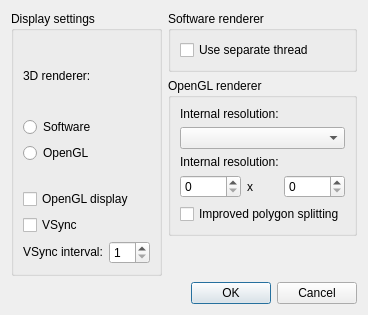
<?xml version="1.0" encoding="UTF-8"?>
<ui version="4.0">
 <class>VideoSettingsDialog</class>
 <widget class="QDialog" name="VideoSettingsDialog">
  <property name="geometry">
   <rect>
    <x>0</x>
    <y>0</y>
    <width>482</width>
    <height>244</height>
   </rect>
  </property>
  <property name="sizePolicy">
   <sizepolicy hsizetype="Fixed" vsizetype="Fixed">
    <horstretch>0</horstretch>
    <verstretch>0</verstretch>
   </sizepolicy>
  </property>
  <property name="windowTitle">
   <string>Video settings - melonDS</string>
  </property>
  <layout class="QGridLayout" name="gridLayout">
   <property name="sizeConstraint">
    <enum>QLayout::SetFixedSize</enum>
   </property>
   <item row="1" column="1">
    <widget class="QGroupBox" name="groupBox_3">
     <property name="title">
      <string>OpenGL renderer</string>
     </property>
     <layout class="QGridLayout" name="gridLayout_4">
      <item row="0" column="0">
       <widget class="QLabel" name="label_3">
        <property name="text">
         <string>Internal resolution:</string>
        </property>
       </widget>
      </item>
      <item row="1" column="0">
       <widget class="QComboBox" name="cbxGLResolution">
        <property name="whatsThis">
         <string>&lt;html&gt;&lt;head/&gt;&lt;body&gt;&lt;p&gt;The resolution at which the 3D graphics will be rendered. Higher resolutions improve graphics quality when the main window is enlarged, but may also cause glitches.&lt;/p&gt;&lt;/body&gt;&lt;/html&gt;</string>
        </property>
       </widget>
      </item>
      <item row="2" column="0">
       <widget class="QLabel" name="label_3">
        <property name="text">
         <string>Internal resolution:</string>
        </property>
       </widget>
      </item>
      <item row="3" column="0">
       <layout class="QGridLayout" name="gridLayout_4">
        <item row="0" column="0">
         <widget class="QSpinBox" name="cbxGLResolutionX">
          <property name="maximum">
           <number>99999</number>
          </property>
         </widget>
        </item>
        <item row="0" column="1">
         <widget class="QLabel" name="label_3">
          <property name="text">
           <string>x</string>
          </property>
         </widget>
        </item>
        <item row="0" column="2">
         <widget class="QSpinBox" name="cbxGLResolutionY">
          <property name="maximum">
           <number>99999</number>
          </property>
         </widget>
        </item>
       </layout>
      </item>
      <item row="4" column="0">
       <widget class="QCheckBox" name="cbBetterPolygons">
        <property name="whatsThis">
         <string>&lt;html&gt;&lt;head/&gt;&lt;body&gt;&lt;p&gt;Enabling this may help reduce distortion on quads and more complex polygons, but may also reduce performance.&lt;/p&gt;&lt;/body&gt;&lt;/html&gt;</string>
        </property>
        <property name="text">
         <string>Improved polygon splitting</string>
        </property>
       </widget>
      </item>
     </layout>
    </widget>
   </item>
   <item row="0" column="1">
    <widget class="QGroupBox" name="groupBox_2">
     <property name="title">
      <string>Software renderer</string>
     </property>
     <layout class="QGridLayout" name="gridLayout_3">
      <item row="0" column="0">
       <widget class="QCheckBox" name="cbSoftwareThreaded">
        <property name="whatsThis">
         <string>&lt;html&gt;&lt;head/&gt;&lt;body&gt;&lt;p&gt;Run the software renderer on a separate thread. Yields better performance on multi-core CPUs.&lt;/p&gt;&lt;/body&gt;&lt;/html&gt;</string>
        </property>
        <property name="text">
         <string>Use separate thread</string>
        </property>
       </widget>
      </item>
     </layout>
    </widget>
   </item>
   <item row="4" column="0" colspan="2">
    <widget class="QDialogButtonBox" name="buttonBox">
     <property name="orientation">
      <enum>Qt::Horizontal</enum>
     </property>
     <property name="standardButtons">
      <set>QDialogButtonBox::Cancel|QDialogButtonBox::Ok</set>
     </property>
    </widget>
   </item>
   <item row="2" column="1">
    <spacer name="verticalSpacer_2">
     <property name="orientation">
      <enum>Qt::Vertical</enum>
     </property>
     <property name="sizeHint" stdset="0">
      <size>
       <width>20</width>
       <height>40</height>
      </size>
     </property>
    </spacer>
   </item>
   <item row="0" column="0" rowspan="3">
    <widget class="QGroupBox" name="groupBox">
     <property name="title">
      <string>Display settings</string>
     </property>
     <layout class="QGridLayout" name="gridLayout_2">
      <item row="6" column="0">
       <widget class="QLabel" name="label_2">
        <property name="sizePolicy">
         <sizepolicy hsizetype="Fixed" vsizetype="Fixed">
          <horstretch>0</horstretch>
          <verstretch>0</verstretch>
         </sizepolicy>
        </property>
        <property name="whatsThis">
         <string>&lt;html&gt;&lt;head/&gt;&lt;body&gt;&lt;p&gt;The interval at which to synchronize to the monitor's refresh rate. Set to 1 for a 60Hz monitor, 2 for 120Hz, ...&lt;/p&gt;&lt;/body&gt;&lt;/html&gt;</string>
        </property>
        <property name="text">
         <string>VSync interval:</string>
        </property>
       </widget>
      </item>
      <item row="6" column="1">
       <widget class="QSpinBox" name="sbVSyncInterval">
        <property name="whatsThis">
         <string>&lt;html&gt;&lt;head/&gt;&lt;body&gt;&lt;p&gt;The interval at which to synchronize to the monitor's refresh rate. Set to 1 for a 60Hz monitor, 2 for 120Hz, ...&lt;/p&gt;&lt;/body&gt;&lt;/html&gt;</string>
        </property>
        <property name="minimum">
         <number>1</number>
        </property>
        <property name="maximum">
         <number>20</number>
        </property>
       </widget>
      </item>
      <item row="4" column="0" colspan="2">
       <widget class="QCheckBox" name="cbGLDisplay">
        <property name="whatsThis">
         <string>&lt;html&gt;&lt;head/&gt;&lt;body&gt;&lt;p&gt;Use OpenGL to draw the DS screens to the main window. May result in better frame pacing. Mandatory when using the OpenGL 3D renderer.&lt;/p&gt;&lt;/body&gt;&lt;/html&gt;</string>
        </property>
        <property name="text">
         <string>OpenGL display</string>
        </property>
       </widget>
      </item>
      <item row="5" column="0" colspan="2">
       <widget class="QCheckBox" name="cbVSync">
        <property name="whatsThis">
         <string>&lt;html&gt;&lt;head/&gt;&lt;body&gt;&lt;p&gt;When using OpenGL, synchronize the video output to your monitor's refresh rate.&lt;/p&gt;&lt;/body&gt;&lt;/html&gt;</string>
        </property>
        <property name="text">
         <string>VSync</string>
        </property>
       </widget>
      </item>
      <item row="3" column="0" colspan="2">
       <spacer name="verticalSpacer">
        <property name="orientation">
         <enum>Qt::Vertical</enum>
        </property>
        <property name="sizeType">
         <enum>QSizePolicy::Fixed</enum>
        </property>
        <property name="sizeHint" stdset="0">
         <size>
          <width>20</width>
          <height>20</height>
         </size>
        </property>
       </spacer>
      </item>
      <item row="2" column="0" colspan="2">
       <widget class="QRadioButton" name="rb3DOpenGL">
        <property name="whatsThis">
         <string>&lt;html&gt;&lt;head/&gt;&lt;body&gt;&lt;p&gt;The OpenGL renderer may be faster than software and supports graphical enhancements, but is more prone to glitches.&lt;/p&gt;&lt;/body&gt;&lt;/html&gt;</string>
        </property>
        <property name="text">
         <string>OpenGL</string>
        </property>
       </widget>
      </item>
      <item row="1" column="0" colspan="2">
       <widget class="QRadioButton" name="rb3DSoftware">
        <property name="whatsThis">
         <string>&lt;html&gt;&lt;head/&gt;&lt;body&gt;&lt;p&gt;The software renderer is more accurate and less prone to rendering glitches, but requires more CPU power.&lt;/p&gt;&lt;/body&gt;&lt;/html&gt;</string>
        </property>
        <property name="text">
         <string>Software</string>
        </property>
       </widget>
      </item>
      <item row="0" column="0" colspan="2">
       <widget class="QLabel" name="label">
        <property name="text">
         <string>3D renderer:</string>
        </property>
       </widget>
      </item>
     </layout>
    </widget>
   </item>
  </layout>
 </widget>
 <resources/>
 <connections>
  <connection>
   <sender>buttonBox</sender>
   <signal>accepted()</signal>
   <receiver>VideoSettingsDialog</receiver>
   <slot>accept()</slot>
   <hints>
    <hint type="sourcelabel">
     <x>248</x>
     <y>254</y>
    </hint>
    <hint type="destinationlabel">
     <x>157</x>
     <y>274</y>
    </hint>
   </hints>
  </connection>
  <connection>
   <sender>buttonBox</sender>
   <signal>rejected()</signal>
   <receiver>VideoSettingsDialog</receiver>
   <slot>reject()</slot>
   <hints>
    <hint type="sourcelabel">
     <x>316</x>
     <y>260</y>
    </hint>
    <hint type="destinationlabel">
     <x>286</x>
     <y>274</y>
    </hint>
   </hints>
  </connection>
 </connections>
</ui>
